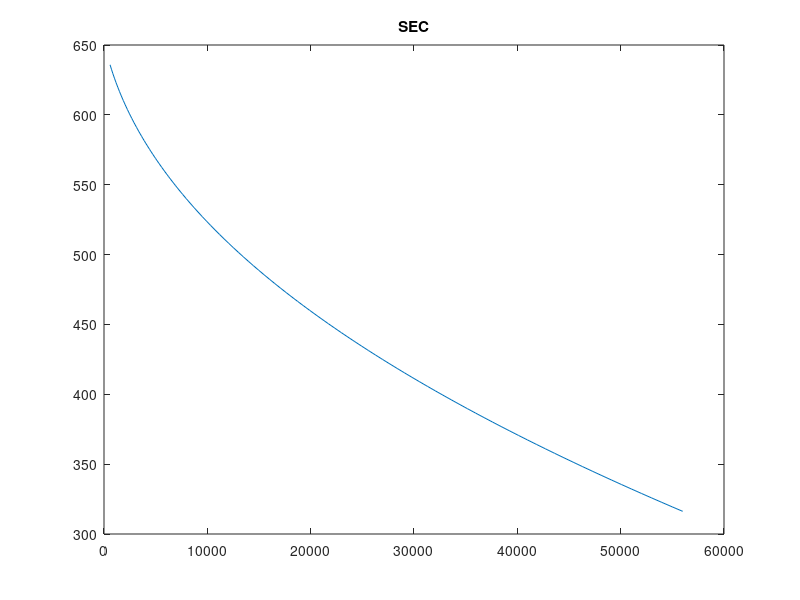
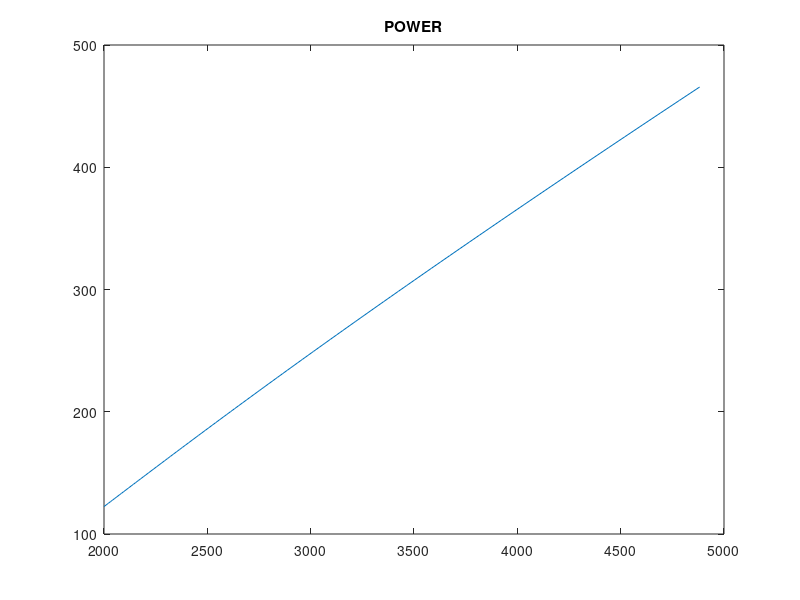

Here is the MATLAB script that generated these plots, in order:
clc
clear all
close all

d = 10;
[ae,ft] = meshgrid(0.1*d:0.04:0.5*d, 0.03:0.0004:0.07)
Ff = -202.59 + 4848.57*ft + 26*ae;
Ffn = -66 + 9240*ft + 50*ae + 586.71*(ft-0.108)*(ae-12);
Fa = -58.95 + 5652.38*ft + 15.62*ae + 295.71*(ft-0.108)*(ae-12);
fnet = sqrt(Ff.^2 + Ffn.^2+ Fa.^2);

ae = [1:0.04:5];
ap = [1:0.19:20];
ft = [0.03:0.0004:0.07]
rpm = 2000;
rpm2 = rpm .* (0.7854./(asin(sqrt(ae./d)))) ;
POWER = (rpm2.*fnet)./600000;
MRR = ap.*ae.*ft.*rpm2.*4;
SEC = POWER./MRR;
figure(1)
plot(MRR,SEC(:,1)*800)
title('SEC')
figure(2)
plot(rpm2,POWER(1,:))
title('POWER')
##shading interp
##colorbar
##xlabel('RDOC')
##ylabel('MRR')

